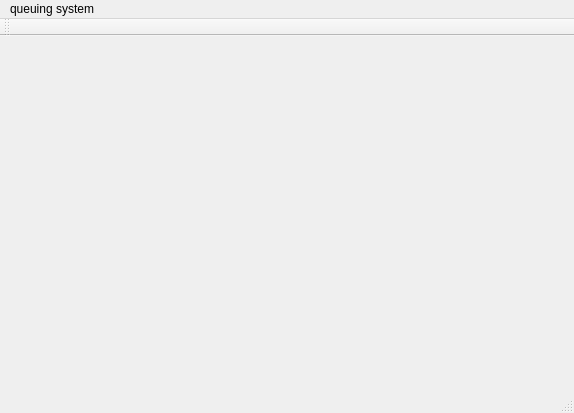
<?xml version="1.0" encoding="UTF-8"?>
<ui version="4.0">
 <class>MainWindow</class>
 <widget class="QMainWindow" name="MainWindow">
  <property name="geometry">
   <rect>
    <x>0</x>
    <y>0</y>
    <width>574</width>
    <height>413</height>
   </rect>
  </property>
  <property name="windowTitle">
   <string>MainWindow</string>
  </property>
  <widget class="QWidget" name="centralWidget">
   <layout class="QVBoxLayout" name="verticalLayout">
    <item>
     <widget class="QStackedWidget" name="stackedWidget">
      <widget class="QWidget" name="page"/>
      <widget class="QWidget" name="page_2"/>
     </widget>
    </item>
   </layout>
  </widget>
  <widget class="QMenuBar" name="menuBar">
   <property name="geometry">
    <rect>
     <x>0</x>
     <y>0</y>
     <width>574</width>
     <height>21</height>
    </rect>
   </property>
   <widget class="QMenu" name="menuOptions">
    <property name="title">
     <string>queuing system</string>
    </property>
   </widget>
   <addaction name="menuOptions"/>
  </widget>
  <widget class="QToolBar" name="mainToolBar">
   <attribute name="toolBarArea">
    <enum>TopToolBarArea</enum>
   </attribute>
   <attribute name="toolBarBreak">
    <bool>false</bool>
   </attribute>
  </widget>
  <widget class="QStatusBar" name="statusBar"/>
 </widget>
 <layoutdefault spacing="6" margin="11"/>
 <resources/>
 <connections/>
</ui>
